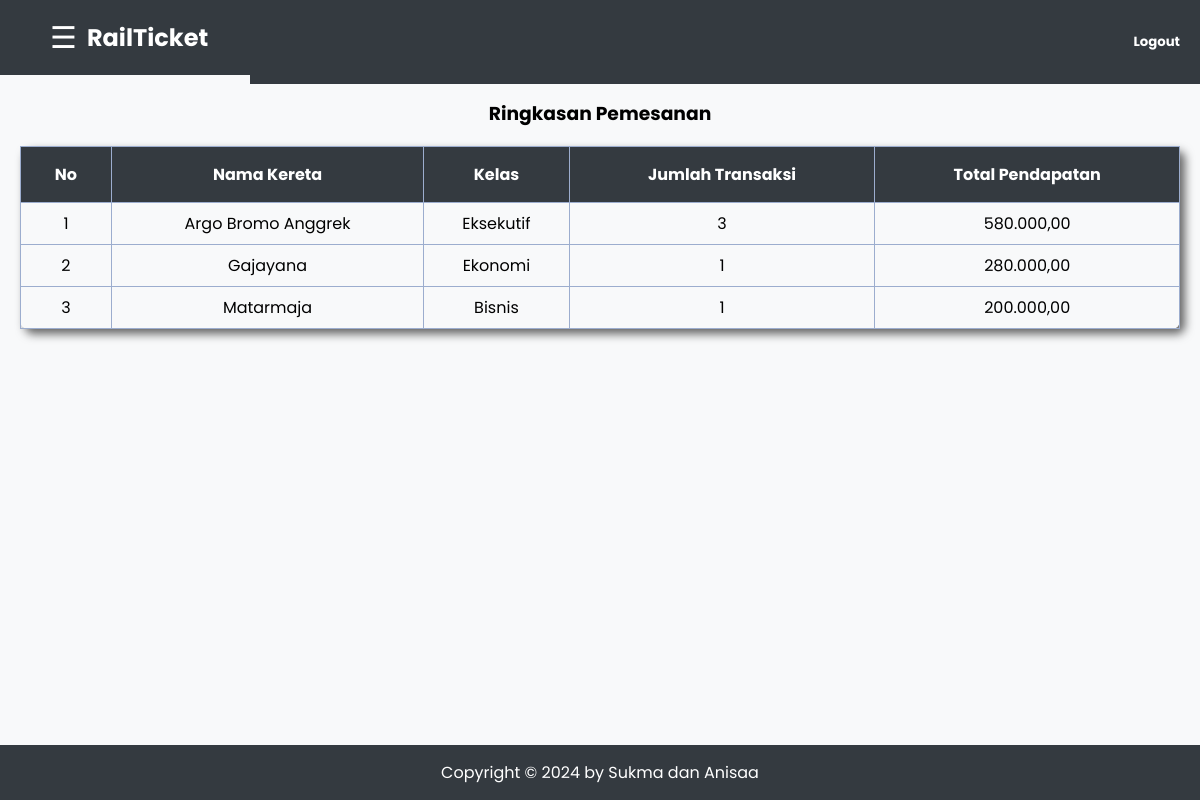
The app's page /smbdproject/data_ringkasan_pemesanan.php (signed in) with its own data.
### tables this page shows
CREATE TABLE kereta (
  id_kereta int NOT NULL PRIMARY KEY auto_increment,
  nama_kereta varchar(400) NOT NULL,
  kelas varchar(50) NOT NULL,
  tanggal date NOT NULL,
  jam_berangkat varchar(5) NOT NULL,
  jam_tiba varchar(5) NOT NULL,
  tarif decimal(22,2) NOT NULL,
  status varchar(200) NOT NULL
);

### smbdproject/proses/get_data_ringkasan_pemesanan.php (called while the page is built, shortened)
<?php
	$database = mysqli_connect("localhost","root","","smbdproject");
	$get_data_ringkasan_pemesanan = mysqli_query($database,"SELECT * FROM ringkasan_pemesanan_view;");
?>

### smbdproject/data_ringkasan_pemesanan.php (the view, shortened to what this page needs)
<?php
include("proses/get_data_ringkasan_pemesanan.php");
?>
<!DOCTYPE html>
<html>
<head>
    <link rel="stylesheet" type="text/css" href="css/admin/data_kereta.css">
</head>
<body>
    <div class="logo">
        <button id="menuBtn" onclick="toggleSidebar()">☰</button>
        <p>RailTicket</p>
        <aside class="topbar">
            <a href="proses/logout.php">
                <h5>Logout</h5>
            </a>
        </aside>
    </div>
    <div id="content">
    <center>
    <h3>Ringkasan Pemesanan</h3>
        <table class="fontdt">
            <thead>
                <tr>
                    <th>No</th>
                    <th>Nama Kereta</th>
                    <th>Kelas</th>
                    <th>Jumlah Transaksi</th>
                    <th>Total Pendapatan</th>
                </tr>
            </thead>
            <tbody>
                <?php
                $no = 1;
                if (mysqli_num_rows($get_data_ringkasan_pemesanan) > 0) {
                    while ($data = mysqli_fetch_assoc($get_data_ringkasan_pemesanan)) {
                        echo "<tr>";
                        echo "<td>".$no++."</td>";
                        echo "<td>".$data['nama_kereta']."</td>";
                        echo "<td>".$data['kelas']."</td>";
                        echo "<td>".$data['jumlah_pelanggan']."</td>";
                        echo "<td>".number_format($data['total_pendapatan'], 2, ',', '.')."</td>";
                        echo "</tr>";
                    }
                } else {
                    echo "<tr><td colspan='5'>No data found</td></tr>";
                }
                ?>
            </tbody>
        </table>
            </center>
    </div>
    <footer>
        Copyright &copy 2024 by Sukma dan Anisaa
    </footer>
</body>
</html>

### smbdproject/css/admin/data_kereta.css (style rules this page uses)
body { margin: 0; font-family: 'Poppins', sans-serif; background-color: #f8f9fa; }
.logo { background-color: #343a40; color: #fff; text-align: left; padding: 10px 20px; position: fixed; top: 0; left: 0; width: 100%; z-index: 2; display: flex; align-items: center; }
.logo p { margin: 0; font-size: 1.5em; font-weight: bold; background-color: #343a40; }
#menuBtn { font-size: 30px; cursor: pointer; background-color: #343a40; color: white; border: none; padding: 10px; margin-left: 20px; }
.topbar { text-align: right; padding: 10px 20px; background-color: #343a40; color: white; position: fixed; top: 0; right: 0; width: calc(100% - 250px); box-sizing: border-box; }
.topbar a { text-decoration: none; color: white; font-weight: bold; }
#content { transition: margin-left 0.5s; padding: 20px; margin-top: 60px; margin-left: 0; padding-bottom: 60px; }
table { width: 100%; border-collapse: collapse; box-shadow: 5px 5px 10px #646464; border-radius: 8px; }
table th { padding: 15px; text-align: center; border: solid 1px #9CADCE; background-color: #343a40; color: white; }
table td { padding: 8px; text-align: center; border: solid 1px #9CADCE; }
footer { text-align: center; background-color: #343a40; color: white; padding: 15px; position: fixed; bottom: 0; left: 0; width: 100%; box-sizing: border-box; transition: margin-left 0.5s; }

### records on screen
kereta: nama_kereta "Argo Bromo Anggrek", kelas "Eksekutif", jumlah_pelanggan "3", total_pendapatan "580.000,00"
kereta: nama_kereta "Gajayana", kelas "Ekonomi", jumlah_pelanggan "1", total_pendapatan "280.000,00"
kereta: nama_kereta "Matarmaja", kelas "Bisnis", jumlah_pelanggan "1", total_pendapatan "200.000,00"
